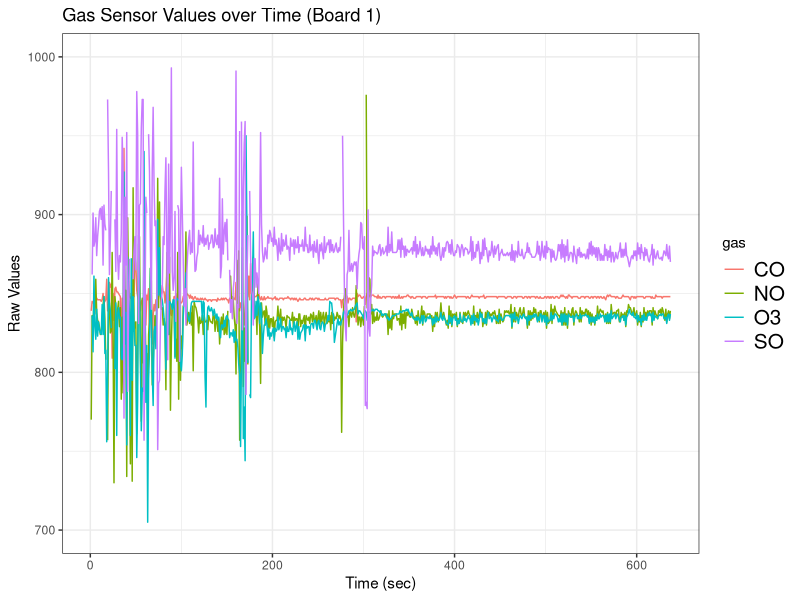
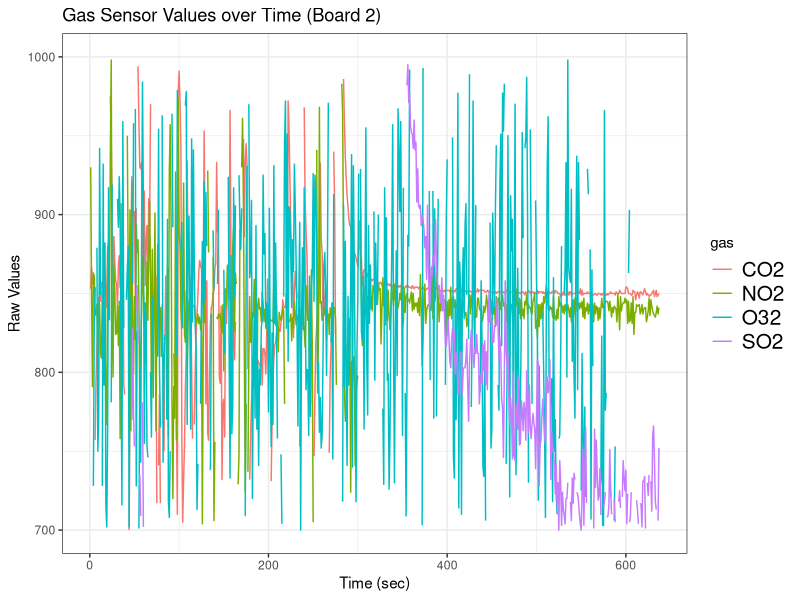

Here is the R script that generated these plots, in order: (Note: this script raises an error after producing the figures.)
## ---- chunk 1
library(readr)
library(dplyr)
library(ggplot2)

setwd("/Users/myeong/git/Atl_DSSG/Cycle-Atlanta-SLaB/Summer2017_SensingBox_Arduino/gas_calibration/")

data <- read_delim("preserver_gas_2_boards.csv", delim = ",", col_names = FALSE)
data$time <- c(1:nrow(data))
colnames(data) <- c("gas", "val", "gas", "val", "gas", "val", "gas", "val", "gas2", "val2", "gas2", "val2", "gas2", "val2", "gas2", "val2","time")

# Board 1
serial <- rbind(data[,c(1,2,17)], data[,c(3,4,17)], data[,c(5,6,17)], data[,c(7,8,17)])
serial$gas <- as.factor(serial$gas)

ggplot(serial, aes(x = time, y = val, colour=gas)) +
  geom_line(size=0.5) +
  theme_bw() + theme(legend.text=element_text(size=15)) + ylab(label="Raw Values") + 
  xlab("Time (sec)") + ylim(700,1000) + ggtitle("Gas Sensor Values over Time (Board 1)")

base_CO_board1 <- mean(serial[serial$time >= 400 & serial$gas == "CO",]$val)
base_SO_board1 <- mean(serial[serial$time >= 400 & serial$gas == "SO",]$val)
base_O3_board1 <- mean(serial[serial$time >= 400 & serial$gas == "O3",]$val)
base_NO_board1 <- mean(serial[serial$time >= 400 & serial$gas == "NO",]$val)



# Board 2
serial2 <- rbind(data[,c(9,10,17)], data[,c(11,12,17)], data[,c(13,14,17)], data[,c(15,16,17)])
serial2$gas2 <- as.factor(serial2$gas2)
colnames(serial2) <- c("gas", "value","time")

ggplot(serial2, aes(x = time, y = value, colour=gas)) +
  geom_line(size=0.5) +
  theme_bw() + theme(legend.text=element_text(size=15)) + ylab(label="Raw Values") + 
  xlab("Time (sec)") + ylim(700,1000) +  ggtitle("Gas Sensor Values over Time (Board 2)")

base_CO_board2 <- mean(serial2[serial2$time >= 400 & serial2$gas == "CO2",]$value)
base_NO_board2 <- mean(serial2[serial2$time >= 400 & serial2$gas == "NO2",]$value)

## ---- chunk 2

#taking the second half of the values
data <- data[(nrow(data)/2):nrow(data),]
serial2 <- rbind(data[,c(1,2,9)], data[,c(3,4,9)], data[,c(5,6,9)], data[,7:9])
serial2$gas <- as.factor(serial2$gas)

CO_base <- mean(serial2[serial2$gas=="CO",]$val)
SO2_base <- mean(serial2[serial2$gas=="SO",]$val)
O3_base <- mean(serial2[serial2$gas=="O3",]$val)
NO2_base <- mean(serial2[serial2$gas=="NO",]$val)

## ---- chunk 3

setwd("/Users/myeong/git/Atl_DSSG/Cycle-Atlanta-SLaB/Summer2017_SensingBox_Arduino/gas_calibration/")

data <- read_delim("board_457.csv", delim = ",", col_names = FALSE)
data$time <- c(1:nrow(data))
colnames(data) <- c("gas", "val", "gas", "val", "gas", "val", "gas", "val", "gas2", "val2", "gas2", "val2", "gas2", "val2", "gas2", "val2", "gas3", "val3", "gas3", "val3", "gas3", "val3", "gas3", "val3", "time")

# Board 1
serial <- rbind(data[,c(1,2,25)], data[,c(3,4,25)], data[,c(5,6,25)], data[,c(7,8,25)])
serial$gas <- as.factor(serial$gas)

ggplot(serial, aes(x = time, y = val, colour=gas)) +
  geom_line(size=0.5) +
  theme_bw() + theme(legend.text=element_text(size=15)) + ylab(label="Raw Values") + 
  xlab("Time (sec)") + ylim(700,1000) + ggtitle("Gas Sensor Values over Time (Board 5)")

base_CO_board1 <- mean(serial[serial$time >= 600 & serial$gas == "CO_1",]$val)
base_SO_board1 <- mean(serial[serial$time >= 600 & serial$gas == "SO_1",]$val)
base_O3_board1 <- mean(serial[serial$time >= 600 & serial$gas == "O3_1",]$val)
base_NO_board1 <- mean(serial[serial$time >= 600 & serial$gas == "NO_1",]$val)



# Board 2
serial2 <- rbind(data[,c(9,10,25)], data[,c(11,12,25)], data[,c(13,14,25)], data[,c(15,16,25)])
serial2$gas2 <- as.factor(serial2$gas2)
colnames(serial2) <- c("gas", "val","time")

ggplot(serial2, aes(x = time, y = val, colour=gas)) +
  geom_line(size=0.5) +
  theme_bw() + theme(legend.text=element_text(size=15)) + ylab(label="Raw Values") + 
  xlab("Time (sec)") + ylim(700,1000) +  ggtitle("Gas Sensor Values over Time (Board 7)")

base_CO_board2 <- mean(serial2[serial2$time >= 600 & serial2$gas == "CO_2",]$val)
base_SO_board2 <- mean(serial2[serial2$time >= 600 & serial2$gas == "SO_2",]$val)
base_O3_board2 <- mean(serial2[serial2$time >= 600 & serial2$gas == "O3_2",]$val)
base_NO_board2 <- mean(serial2[serial2$time >= 600 & serial2$gas == "NO_2",]$val)


# Board 3
serial3 <- rbind(data[,c(17,18,25)], data[,c(19,20,25)], data[,c(21,22,25)], data[,c(23,24,25)])
serial3$gas3 <- as.factor(serial3$gas3)
colnames(serial3) <- c("gas", "val","time")

ggplot(serial3, aes(x = time, y = val, colour=gas)) +
  geom_line(size=0.5) +
  theme_bw() + theme(legend.text=element_text(size=15)) + ylab(label="Raw Values") + 
  xlab("Time (sec)") + ylim(700,1000) +  ggtitle("Gas Sensor Values over Time (Board 4)")

base_CO_board3 <- mean(serial3[serial3$time >= 600 & serial3$gas == "CO_3",]$val)
base_SO_board3 <- mean(serial3[serial3$time >= 600 & serial3$gas == "SO_3",]$val)
base_O3_board3 <- mean(serial3[serial3$time >= 600 & serial3$gas == "O3_3",]$val)
base_NO_board3 <- mean(serial3[serial3$time >= 600 & serial3$gas == "NO_3",]$val)

